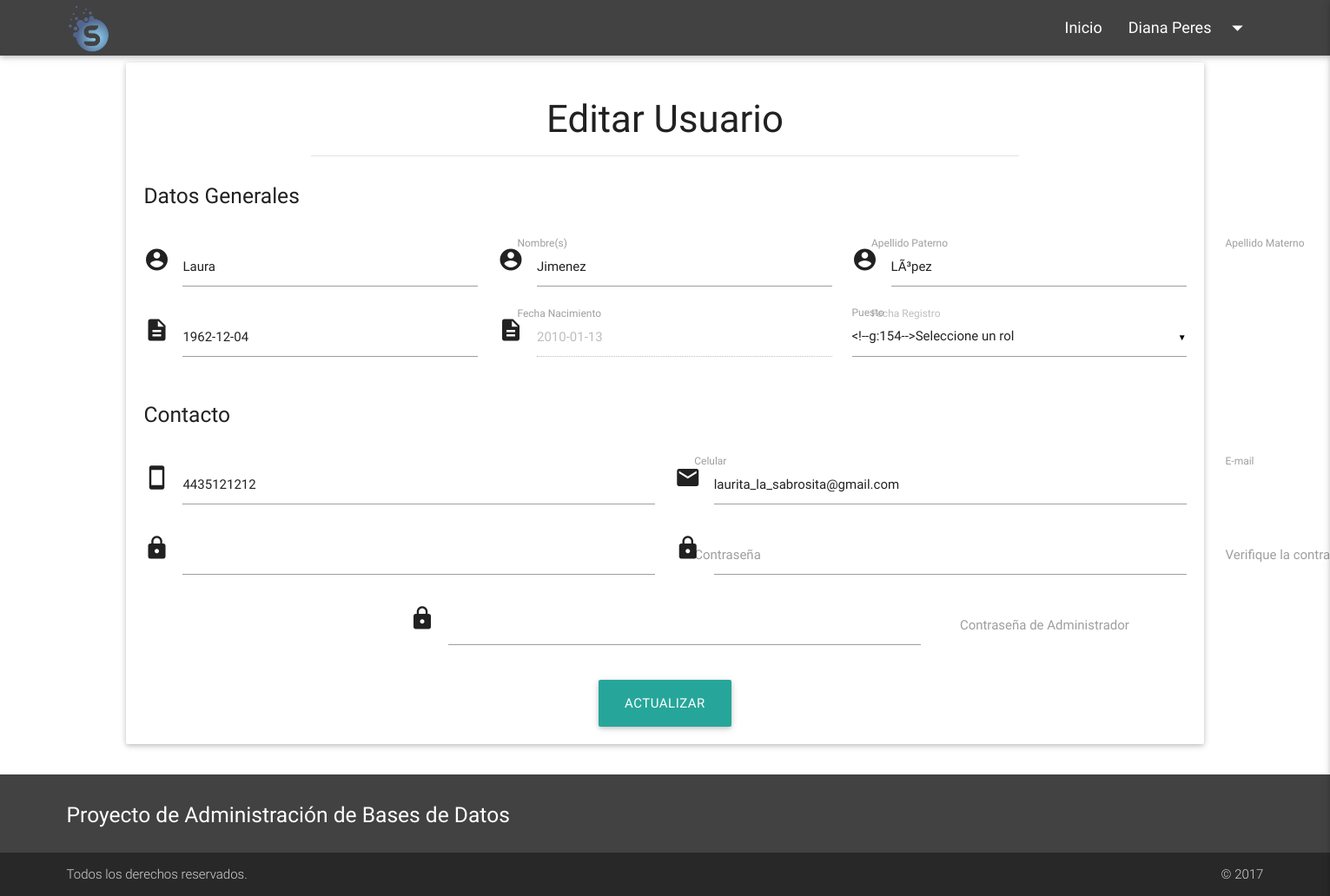
Screenshot of /admin/editar_usuario.php?id=5 (signed in) with the database file from the repository.
### tables this page shows
CREATE TABLE `empleado` (
  `ID_Empleado` int(5) NOT NULL,
  `Nombre_Empleado` varchar(20) NOT NULL,
  `Ap_Paterno` varchar(20) NOT NULL,
  `Ap_Materno` varchar(20) NOT NULL,
  `Fecha_Nac` date NOT NULL,
  `Fecha_Ingr` date NOT NULL,
  `Puesto` varchar(20) NOT NULL,
  `contrasena` varchar(50) NOT NULL,
  `Telefono` varchar(10) NOT NULL,
  `Email` varchar(60) NOT NULL
);

### admin/editar_usuario.php (the view, shortened to what this page needs)
  <?php
  include 'conexion/datos.php';
  $id_empleado=$_GET['id'];
  $con = mysqli_connect($host, $user, $pass, $db) or die ('No se pudo conectar: '.mysqli_error());
  $res = mysqli_query($con, "SELECT Nombre_Empleado, Ap_Paterno, Ap_Materno, Fecha_Nac, Fecha_Ingr, Puesto, Telefono, Email FROM empleado WHERE ID_Empleado = '".$id_empleado."'");
  $aux = mysqli_fetch_array($res);
  $nombre=$aux['Nombre_Empleado'];
$apellido_paterno=$aux['Ap_Paterno'];
$apellido_materno=$aux['Ap_Materno'];
$fecha=$aux['Fecha_Nac'];
$fecha_ing=$aux['Fecha_Ingr'];
$celular=$aux['Telefono'];
$email=$aux['Email'];
  ?>
  <?php include('head.php') ?>
  <body>
  	<?php include('nav.php') ?>
  	<div class="container" style="min-height: 76.5vh;">
  		<form class="col s12" id="form1" action="conexion/usuario_editar.php" method="post" enctype="application/x-www-form-urlencoded" name="login_form">
  			<div class="container">
          <div class="card-panel">
            <div class="center-align">
              <h3>Editar Usuario</h3>
            </div>
            <div class="row">
              <div class="col s8 col-center divider"></div>
            </div>
            <div class="row left-align">
              <div class="col l12">
                <h5>Datos Generales</h5>
              </div>
            </div>
            <div class="row">
              <div class="col l4">
                <div class="input-field">
                  <i class="material-icons prefix">account_circle</i>
                  <input id="nombre" type="text" class="validate" name="nombre" value="<?php echo $nombre; ?>" required>
                  <label for="nombre"> Nombre(s)</label>
                </div>
              </div>
              <div class="col l4">
                <div class="input-field">
                  <i class="material-icons prefix">account_circle</i>
                  <input id="apellido_paterno" type="text" class="validate" name="apellido_paterno" value="<?php echo $apellido_paterno; ?>" required>
                  <label for="apellido_paterno"> Apellido Paterno</label>
                </div>
              </div>
              <div class="col l4">
                <div class="input-field">
                  <i class="material-icons prefix">account_circle</i>
                  <input id="apellido_materno" type="text" class="validate" name="apellido_materno" value="<?php echo $apellido_materno; ?>" required>
                  <label for="apellido_materno"> Apellido Materno</label>
                </div>
              </div>
              <div class="col l4">
                <div class="input-field">
                  <i class="material-icons prefix">description</i>
                  <input id="fecha" type="text" class="validate" name="fecha" value="<?php echo $fecha; ?>" required>
                  <label for="fecha"> Fecha Nacimiento</label>
                </div>
              </div>
              <div class="col l4">
                <div class="input-field">
                  <i class="material-icons prefix">description</i>
                  <input id="fecha_ing" type="text" class="validate" name="fecha_ing" value="<?php echo $fecha_ing; ?>" disabled>
                  <label for="fecha_ing"> Fecha Registro</label>
                </div>
              </div>
                <div class="input-field col l4">
                  <label>Puesto</label>
                </div>
            </div>
            <div class="row left-align">
              <div class="col l12">
                <h5>Contacto</h5>
              </div>
            </div>
            <div class="row">
              <div class="col l6">
                <div class="input-field">
                  <i class="material-icons prefix">stay_primary_portrait</i>
                  <input id="celular" type="number" class="validate" name="celular"  value="<?php echo $celular; ?>" required>
                  <label for="celular"> Celular </label>
                </div>
              </div>
              <div class="col l6">
                <div class="input-field">
                  <i class="material-icons prefix">email</i>
                  <input id="email" type="email" class="validate" name="email"  value="<?php echo $email; ?>" required>
                  <label for="email"> E-mail </label>
                </div>
              </div>
              <div class="col l6">
                <div class="input-field">
                  <i class="material-icons prefix">lock</i>
                  <input id="password" type="password" class="validate" name="password" required>
                  <label for="password"> Contraseña </label>
                </div>
              </div>
              <div class="col l6">
                <div class="input-field">
                  <i class="material-icons prefix">lock</i>
                  <input id="password_confirmation" type="password" class="validate" name="password_confirmation" required>
                  <label for="password_confirmation"> Verifique la contraseña </label>
                </div>
              </div>
                            <div class="col l6 offset-l3">
                <div class="input-field">
                  <i class="material-icons prefix">lock</i>
                  <input id="password_admin" type="password" class="validate" name="password_admin" required>
                  <label for="password_admin"> Contraseña de Administrador </label>
                </div>
              </div>
            </div>
            <div class="input-field center-align">
              <button type="submit" class="btn btn-large btn-block btn-block-large waves-effect waves-light">Actualizar</button>
            </div>
          </div>
        </div>
      </form>
    </div>
    <?php include('footer.php') ?>
</body>
</html>

### css/styles.css (style rules this page uses)
body { display: flex; min-height: 100vh; flex-direction: column; }
.btn-block { padding: 0; }
.col-center { float: none!important; margin-right: auto!important; margin-left: auto!important; }
.container { max-width: none; width: 90%; }
.btn { text-decoration: none; color: #FFF; background-color: #26a69a; text-align: center; letter-spacing: .5px; -webkit-transition: .2s ease-out; -moz-transition: .2s ease-out; -o-transition: .2s ease-out; -ms-transition: .2s ease-out; transition: .2s ease-out; cursor: pointer; }
.btn, .btn-flat { display: inline-block; padding: 0 2rem; -webkit-border-radius: 2px; -moz-border-radius: 2px; border-radius: 2px; background-clip: padding-box; line-height: 36px; text-transform: uppercase; border: 0; outline: 0; -webkit-tap-highlight-color: transparent; }
.container .row { margin-left: -0.75rem; margin-right: -0.75rem; }
.row .col { -webkit-transition: all .3s; -moz-transition: all .3s; -o-transition: all .3s; -ms-transition: all .3s; transition: all .3s; float: left; -webkit-box-sizing: border-box; -moz-box-sizing: border-box; box-sizing: border-box; padding: 0 .75rem; }
h5 { font-size: 1rem; }
@media all and (min-width: 700px) { h5 { font-size: 1.64rem; } }

### rows the page displays
empleado: nombre "Laura", apellido_paterno "Jimenez", apellido_materno "LÃ³pez", fecha "1962-12-04", fecha_ing "2010-01-13", celular "4435121212", email "laurita_la_sabrosita@gmail.com"

### other values shown
$_SESSION["nombre"] "Diana"
$_SESSION["paterno"] "Peres"
